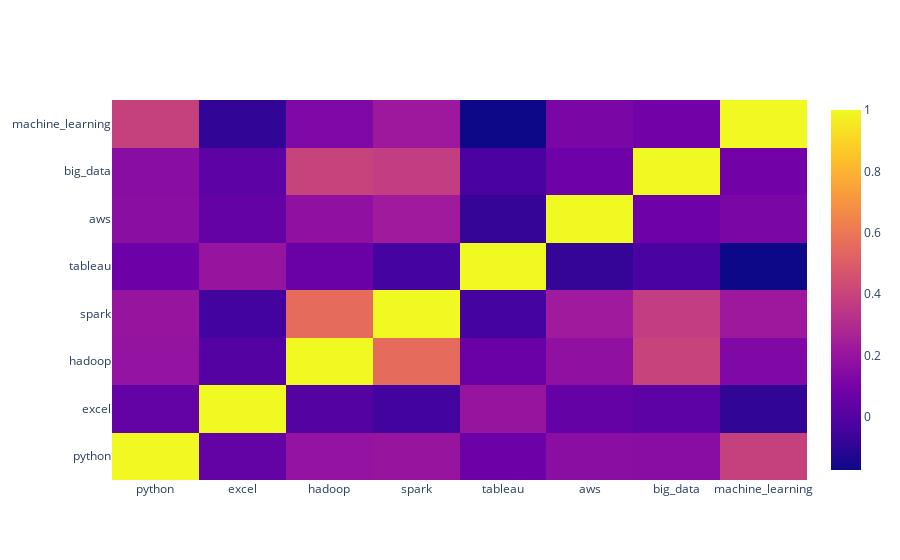

This figure's notebook cell:
### Code cell
correl = df[['python', 'excel', 'hadoop', 'spark', 
             'tableau', 'aws', 'big_data', 'machine_learning']].corr()

fig = go.Figure(data=go.Heatmap(
    z=correl.values,
    x=correl.columns,
    y=correl.columns
))
fig.show()

### Figure 1 — Plotly figure (JSON) as saved in the notebook; plotly's stock layout.template omitted (floating-point values rounded to 4 significant figures)
{"data": [{"type": "heatmap", "x": ["python", "excel", "hadoop", "spark", "tableau", "aws", "big_data", "machine_learning"], "y": ["python", "excel", "hadoop", "spark", "tableau", "aws", "big_data", "machine_learning"], "z": [[1, 0.04447, 0.1938, 0.2016, 0.06857, 0.1649, 0.1558, 0.3872], [0.04447, 1, 0.001583, -0.05082, 0.2027, 0.04797, 0.02431, -0.09063], [0.1938, 0.001583, 1, 0.5573, 0.0625, 0.1809, 0.3953, 0.1319], [0.2016, -0.05082, 0.5573, 1, -0.04438, 0.2295, 0.3738, 0.2212], [0.06857, 0.2027, 0.0625, -0.04438, 1, -0.08428, -0.03131, -0.1732], [0.1649, 0.04797, 0.1809, 0.2295, -0.08428, 1, 0.07546, 0.1153], [0.1558, 0.02431, 0.3953, 0.3738, -0.03131, 0.07546, 1, 0.08948], [0.3872, -0.09063, 0.1319, 0.2212, -0.1732, 0.1153, 0.08948, 1]]}], "layout": {"autosize": true, "xaxis": {"autorange": true, "range": [-0.5, 7.5], "type": "category"}, "yaxis": {"autorange": true, "range": [-0.5, 7.5], "type": "category"}}}
